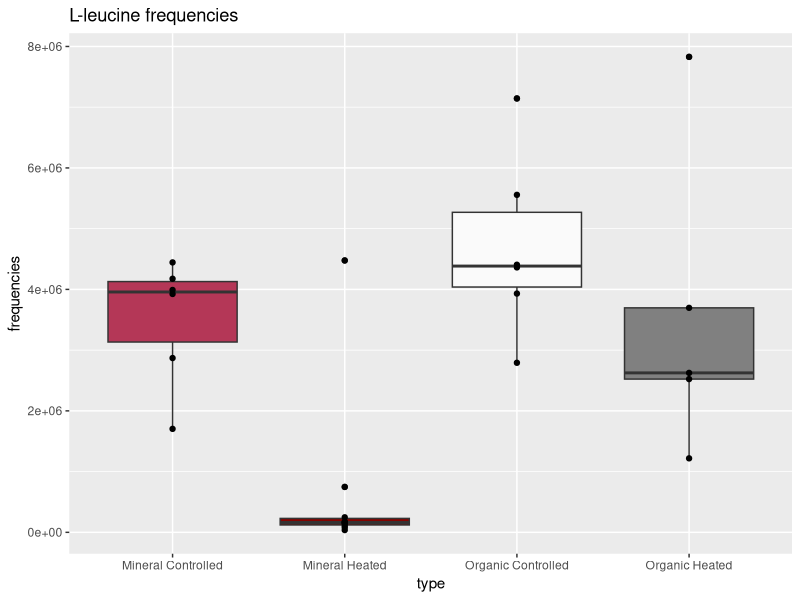

This figure's R source: (Note: this script raises an error after producing the figure.)
## ---- chunk 1
knitr::opts_chunk$set(echo = TRUE)
## ---- chunk 2
library(tidyverse)
library(ggplot2)
library(data.table)
data <- as.data.frame(read.csv("EMSL_PNNL.csv"), header=TRUE)
data_Ll <- data[51,]
data_Ll_wrangled <- data_Ll %>% gather("M_C_4_AB",	"M_C_7_AB",	"M_C_12_AB",	"M_C_14_AB",	"M_C_19_AB",	"M_C_30_AB",	"M_H_2_AB",	"M_H_2B",	"M_H_4_AB",	"M_H_11_AB",	"M_H_17_AB",	"M_H_26_AB",	"M_H_28_AB",	"M_H_30_AB",	"M_H_32_AB",	"M_H_34_AB",	"O_C_4_AB",	"O_C_12_AB",	"O_C_14_AB",	"O_C_19_AB",	"O_C_27_AB",	"O_C_34_AB",	"O_H_2_AB",	"O_H_4_AB",	"O_H_11_AB",	"O_H_17_AB",	"O_H_32_AB", key="type", value="frequencies")
data_Ll_wrangled$type <- c("Mineral Controlled", "Mineral Controlled", "Mineral Controlled", "Mineral Controlled", "Mineral Controlled", "Mineral Controlled", "Mineral Heated", "Mineral Heated", "Mineral Heated", "Mineral Heated", "Mineral Heated", "Mineral Heated", "Mineral Heated", "Mineral Heated", "Mineral Heated", "Mineral Heated", "Organic Controlled", "Organic Controlled", "Organic Controlled", "Organic Controlled", "Organic Controlled", "Organic Controlled", "Organic Heated", "Organic Heated", "Organic Heated", "Organic Heated", "Organic Heated")
## ---- chunk 3
Ll <- ggplot(data_Ll_wrangled, aes(type, frequencies, fill=type)) + 
  geom_boxplot() + 
  geom_point() +
  scale_fill_manual(values=c("#B43757", "#830300", "#FAFAFA", "#808080")) +
  labs(title="L-leucine frequencies") +
  theme(legend.position="none")
print(Ll)

log_Ll <- ggplot(data_Ll_wrangled, aes(type, frequencies, fill=type)) + 
  geom_boxplot() + 
  geom_point() +
  scale_fill_manual(values=c("#B43757", "#830300", "#FAFAFA", "#808080")) +
  labs(title="L-leucine frequencies") +
  theme(legend.position="none") +
  scale_y_log10(breaks = trans_breaks("log10", function(x) 10^x),
              labels = trans_format("log10", math_format(.x)))
png("L_leucine.png", width = 350, height = 350)
print(log_Ll)
while (!is.null(dev.list()))  dev.off()
